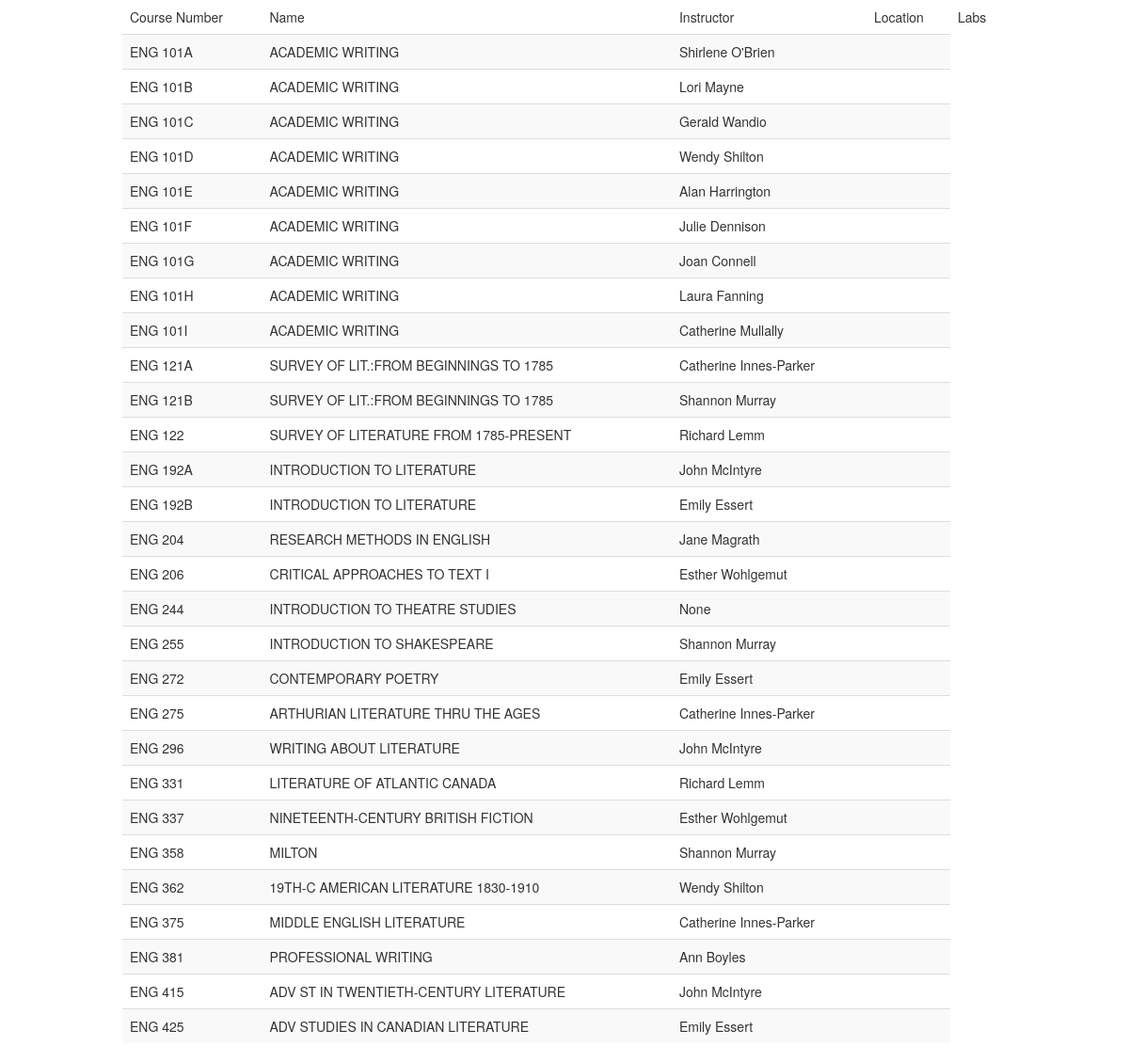
Page /course/dept/16 on the committed database.
### courses/models.py (models this page shows, shortened)
class Department(models.Model):
    abbr = models.CharField(max_length=10)
    name = models.CharField(max_length=70, blank=True, null=True)
    faculty = models.CharField(max_length=2, choices=FACULTIES, blank=True, null=True)

class Course(models.Model):
    department = models.ForeignKey(Department)
    number = models.CharField(max_length=10)
    name = models.CharField(max_length=100, default="No course name given", null=True)
    section = models.CharField(max_length=1,blank=True, null=True)
    semester = models.CharField(max_length=1, choices=SEMESTER)
    instructor = models.ForeignKey(Instructor, null=True, blank=True)
    location = models.ForeignKey(Location, null=True, blank=True)

class Instructor(models.Model):
    name = models.CharField(max_length=100)
    def __unicode__(self):
        return "%s" %(self.name)

### courses/views.py (the view)
# urls.py: url(r'^dept/(?P<dept>\d+)', 'dept_list', name='dept_list'),
def dept_list(request, dept):
    courses_and_labs = []
    department = get_object_or_404(Department, pk=dept)
    courses = Course.objects.filter(department=department).order_by("section").order_by("number")
    for course in courses:
        labs = Lab.objects.filter(course=course)
        courses_and_labs.append({
            "department": course.department,
            "number": course.number,
            "name": course.name,
            "section": course.section,
            "instructor": course.instructor,
            "location": course.location,
            "labs": labs,
            })
    t = loader.get_template("list_courses.html")
    c = RequestContext(request, {
            "courses": courses_and_labs,
        })
    return HttpResponse(t.render(c))

### courses/templates/list_courses.html (shortened to what this page needs)
<!DOCTYPE html>
<html>
  <head>
    <link href="{{ STATIC_URL }}css/bootstrap.min.css" rel="stylesheet" media="screen">
  </head>
  <body>
    <div class="container">
      <div class="row">
        <div class="span12">
          <table class="table table-striped">
            <thead>
              <td>Course Number</td>
              <td>Name</td>
              <td>Instructor</td>
              <td>Location</td>
              <td>Labs</td>
            </thead>
            {% for course in courses %}
              <tr>
                {% if course.section %}
                  <td>{{ course.department.abbr }} {{ course.number }}{{ course.section }}</td>
                {% else %}
                  <td>{{ course.department.abbr }} {{ course.number }}</td>
                {% endif %}
                <td>{{ course.name }}</td>
                <td>{{ course.instructor }}</td>
                <td>{{ location }}</td>
              </tr>
            {% endfor %}
          </table>
        </div>
      </div>
    </div>
  </body>
</html>

### rows in the picture
Department: department.abbr "ENG", number "101", section "A", name "ACADEMIC WRITING", instructor "Shirlene O'Brien", section "B", instructor "Lori Mayne", section "C", instructor "Gerald Wandio", section "D", instructor "Wendy Shilton", section "E", instructor "Alan Harrington", section "F", instructor "Julie Dennison", section "G", instructor "Joan Connell", section "H", instructor "Laura Fanning", section "I", instructor "Catherine Mullally", number "121", name "SURVEY OF LIT.:FROM BEGINNINGS TO 1785", instructor "Catherine Innes-Parker", instructor "Shannon Murray", number "122", name "SURVEY OF LITERATURE FROM 1785-PRESENT", instructor "Richard Lemm", number "192", name "INTRODUCTION TO LITERATURE", instructor "John McIntyre", instructor "Emily Essert", number "204", name "RESEARCH METHODS IN ENGLISH", instructor "Jane Magrath", number "206", name "CRITICAL APPROACHES TO TEXT I", instructor "Esther Wohlgemut", number "244", name "INTRODUCTION TO THEATRE STUDIES", instructor "None", number "255", name "INTRODUCTION TO SHAKESPEARE", number "272", name "CONTEMPORARY POETRY", number "275", name "ARTHURIAN LITERATURE THRU THE AGES", number "296", name "WRITING ABOUT LITERATURE", number "331", name "LITERATURE OF ATLANTIC CANADA", number "337", name "NINETEENTH-CENTURY BRITISH FICTION", number "358", name "MILTON", number "362", name "19TH-C AMERICAN LITERATURE 1830-1910", number "375", name "MIDDLE ENGLISH LITERATURE", number "381", name "PROFESSIONAL WRITING", instructor "Ann Boyles", number "415", name "ADV ST IN TWENTIETH-CENTURY LITERATURE", number "425", name "ADV STUDIES IN CANADIAN LITERATURE"
